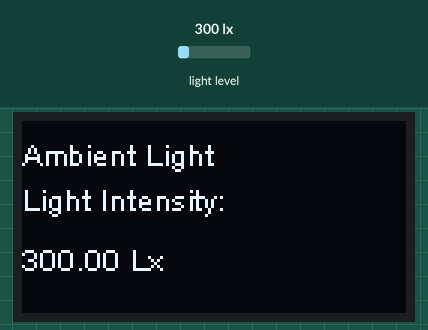
This sketch was run on a simulated ESP8266 (NodeMCU). Parts: 128×64 one-colour display. The test bench sets the inputs (shaded band); at power-on: light level 300 lx.

Above: at 1.8 s.
1.9 s: light level set to 40 lx
At 2.5 s:
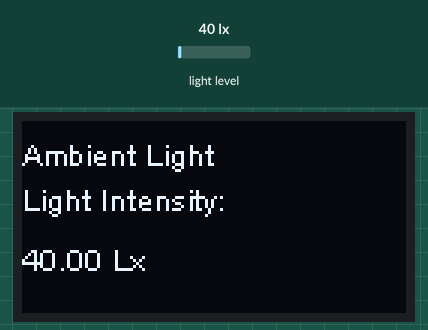
3.5 s: light level set to 500 lx
At 5.1 s:
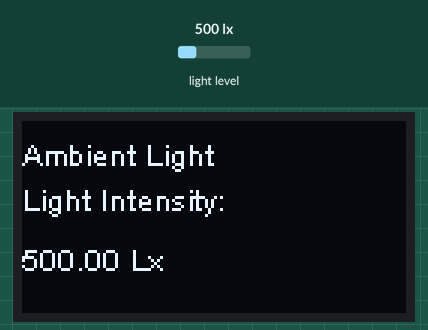
5.5 s: light level set to 1000 lx
At 6.5 s:
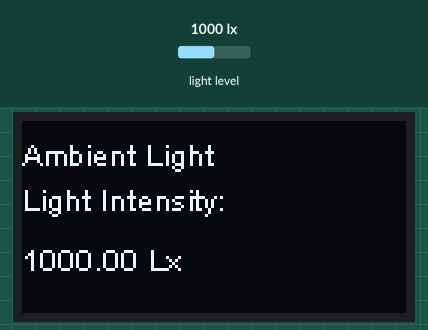
Timing chart, 0 to 8.5 s (numbered marks = the images above; inputs shaded):
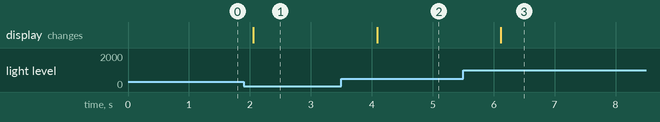

Measured:
- after the input at 1.9 s, the display: changes after 0.16 s (image 1)
- after the input at 3.5 s, the display: changes after 0.59 s (image 2)
- after the input at 5.5 s, the display: changes after 0.62 s (image 3)

The sketch:

BH1750_D1_Mini_0_96_OLED_cloudfree.ino
```cpp
#include <Wire.h> // Include the library for I2C Communication
#include "SSD1306Wire.h" //Include the library for OLED display
#include <BH1750.h> // Include the light sensor library

SSD1306Wire display(0x3C, SDA, SCL,GEOMETRY_128_64);

BH1750 light(0x23); // initialize BH1750

void setup() {
  Serial.begin(115200); //Initialize serial communication

  display.init(); //Initialize OLED display
  display.flipScreenVertically();
  display.setFont(ArialMT_Plain_10); // Reduce font size
  display.setTextAlignment(TEXT_ALIGN_LEFT); // Set text alignment to left
}

void loop() {
  display.clear(); // clear display buffer

  display.drawString(0,5, "Ambient Light");

  if (light.begin(BH1750::CONTINUOUS_HIGH_RES_MODE)) { //check if light sensor initialization is successful
    // Adjust the position of the text to fit the OLED screen
    display.drawString(0, 20, "Light Intensity:");
    display.drawString(0, 40, String(light.readLightLevel()) + " Lx"); // Display light intensity reading in lux
  } else {
    display.drawString(0, 40, "Error!"); // display error message if initialization fails
  }

  display.display(); // send the display buffer to the OLED
  delay(1000);
}
```
